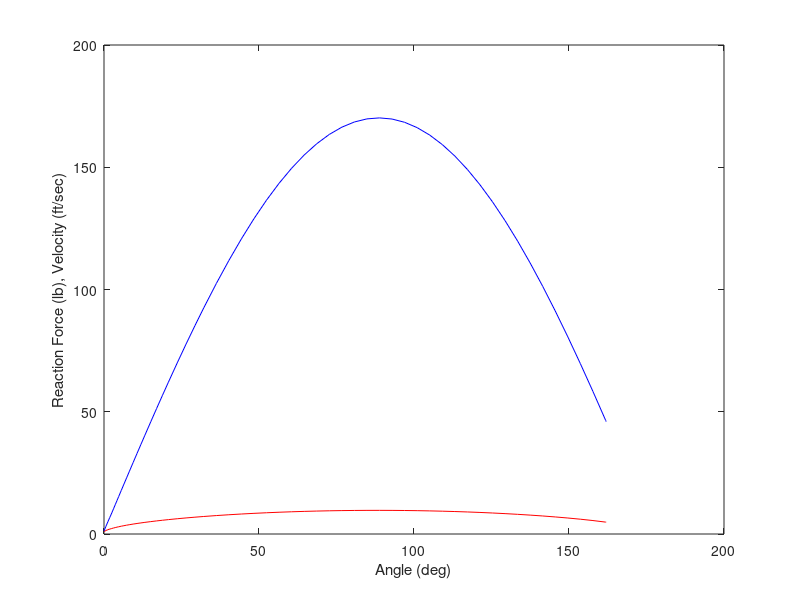

MATLAB code to generate this figure:
%{
    Author: Pranav Bajoria
    https://github.com/git-Pranav/Mech140_Matlab
    
    This is the solution to the question Numbered 3/354 from the Textbook
    Engineering Mechanics Dynamics by Meriam/Kraige, Seventh Edition,
    (Publisher: Wiley) as a part of the Mech140 course at Santa Clara
    University conducted by Dr. Mohammed Ayoubi.

    This script outputs the maximum value of the Velocity and the Reaction
    force and the angles at which they occur. It also plots the reaction
    force (N) and Velocity (v) as a function of the angle (theta).
    
    Note that on the plot the angle is in radians and not degrees. This can
    be changed as per the requirement of the user. 

    This script assumes that the free body analysis of the forces is done
    and the equations are derived. This script is only meant as a solver
    and a demonstration of how to use the ode45 funtion as a method to
    solve first order differential equations.
%}

%....System Properties.....%
g  = 32.185; % Acceleration due to gravity in ft/s^2
m  = 1.8;    % Mass of the particle in lbs 
r  = 1.5;    % Radius of the circular path in ft
k  = 0.2;    % Drag parameter in lb-sec/ft

%...Conditions....%
theta_span = [0 (0.9*pi)];  % Range of angle we are interested in
v0 = 1;                     % Initial condition which is given

%...This is the main solver method used. Please see matlab api
%documentation for more information...%
[theta,v] = ode45(@(theta,v) (g*r*cos(theta)/v - k*r/m), theta_span, v0);

%This is the equation for the reaction force derived from the FBD%
N = m*g.*sin(theta) + m.*(v.^2)./r;

%...Output...%
theta_deg = rad2deg(theta)
plot(theta_deg,v,'color','red');
xlabel('Angle (deg)');
ylabel('Reaction Force (lb), Velocity (ft/sec)');
hold on                         % hold is a function that helps to plot 2 or more curves on the same graph.
plot(theta_deg,N,'color','blue');
hold off
[maxV, maxV_index] = max(v);    % Determines the max value and the index at which it occurs
[maxN, maxN_index] = max(N);
maxV_theta = rad2deg(theta(maxV_index)); %Using the index returned for the max value and converting that value of theta into degrees
maxN_theta = rad2deg(theta(maxN_index));

%...Output String construction...%
displayForVel = ['Max value of Velocity = ' , num2str(maxV) , ' ft/sec @ ' , num2str(maxV_theta) ,' degrees'];
displayForN = ['Max value of Reaction force = ' , num2str(maxN) , ' lb @ ' , num2str(maxN_theta) ,' degrees'];

%...Display Answers...%
disp(displayForVel)
disp(displayForN)